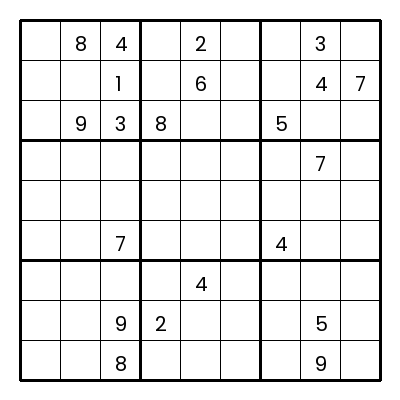
#> input picture images/printable_sudoku_20240617_070515.png, 400 x 400 px, found by its file name
$ python sudoku_scanner.py
#> lines starting #> are read from the running program, lines starting #| are printed output that depends on the picture; after the words box and inside, x2 and y2 are one past the last pixel; in counts of white or black regions, pixels touching at a corner belong together
# Testing out the recognition and redirection on a single sudoku image.

import cv2
import numpy as np
import webbrowser
import os
import time

# Correctly format the file path
reference_image_path = r'C:\sudoku-recognition\images\printable_sudoku_20240617_070515.png'

# Load the reference Sudoku image
reference_image = cv2.imread(reference_image_path, 0)
#> reference_image is the input picture: shape (400, 400); min 0, max 255, mean 232.8
if reference_image is None:
    print("Error: Reference image not found.")
    exit()

# Apply Gaussian blur and adaptive thresholding to the reference image to enhance edges
reference_image = cv2.GaussianBlur(reference_image, (5, 5), 0)
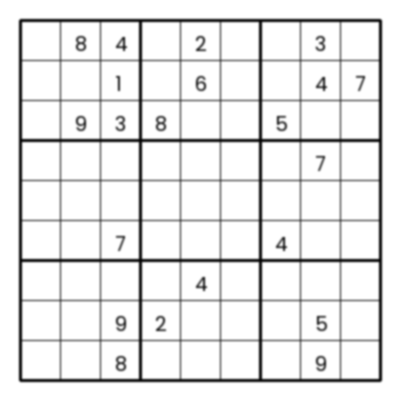
#> reference_image: shape (400, 400); min 4, max 255, mean 232.8
reference_image = cv2.adaptiveThreshold(reference_image, 255, cv2.ADAPTIVE_THRESH_GAUSSIAN_C, cv2.THRESH_BINARY, 11, 2)
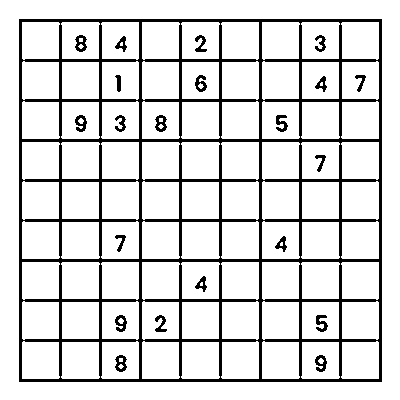
#> reference_image: shape (400, 400); 85.8% white; 22 black regions, largest, box (x1, y1, x2, y2) and area: (19, 19, 382, 382) 20592, (75, 35, 87, 52) 122, (155, 115, 167, 132) 122

# Initialize the webcam
cap = cv2.VideoCapture(0)
if not cap.isOpened():
    print("Error: Could not open webcam.")
    exit()

# Create SIFT detector
sift = cv2.SIFT_create()

# Compute keypoints and descriptors for the reference image
keypoints_ref, descriptors_ref = sift.detectAndCompute(reference_image, None)
#> keypoints_ref = 880 keypoints; strongest (x, y, size): (81, 127, 2.1), (121, 327, 2.1), (321, 367, 2.1), (201, 86, 3)

# Define FLANN based matcher
FLANN_INDEX_KDTREE = 1
index_params = dict(algorithm=FLANN_INDEX_KDTREE, trees=5)
search_params = dict(checks=50)
flann = cv2.FlannBasedMatcher(index_params, search_params)

detection_threshold = 30  # Minimum number of good matches to consider it a detection
consecutive_detections = 0  # Counter for consecutive frames with enough good matches
required_consecutive_detections = 2  # Number of consecutive frames required

frame_counter = 0
output_dir = "captured_frames"
os.makedirs(output_dir, exist_ok=True)

def compare_histograms(image1, image2):
    hist1 = cv2.calcHist([image1], [0], None, [256], [0, 256])
    hist2 = cv2.calcHist([image2], [0], None, [256], [0, 256])
    hist1 = cv2.normalize(hist1, hist1).flatten()
    hist2 = cv2.normalize(hist2, hist2).flatten()
    score = cv2.compareHist(hist1, hist2, cv2.HISTCMP_CORREL)
    return score

while True:
    # Capture frame-by-frame
    ret, frame = cap.read()
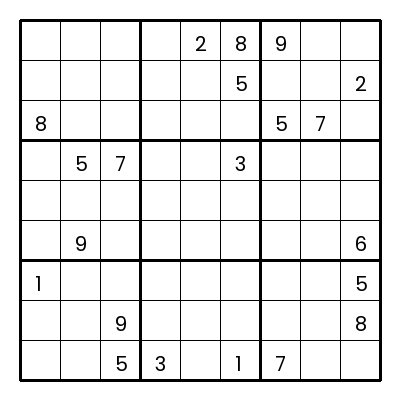
#> input picture images/printable_sudoku_20240617_070630.png, 400 x 400 px, given in place of the camera
#> frame is the input picture: shape (400, 400, 3); min 0, max 255, mean 232.8
    if not ret:
        print("Error: Could not read frame from webcam.")
        break

    # Check if the frame is valid
    if frame is None or frame.size == 0:
        print("Error: Captured frame is empty.")
        continue

    # Save the frame to disk for debugging
    frame_path = os.path.join(output_dir, f"frame_{frame_counter}.png")
    cv2.imwrite(frame_path, frame)
    frame_counter += 1

    # Resize the frame for better detection at a distance
    resized_frame = cv2.resize(frame, (0, 0), fx=0.5, fy=0.5)
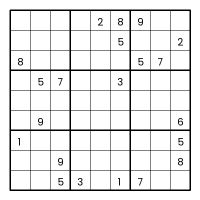
#> resized_frame: shape (200, 200, 3); min 0, max 255, mean 232.8

    # Convert frame to grayscale
    gray_frame = cv2.cvtColor(resized_frame, cv2.COLOR_BGR2GRAY)

    # Apply Gaussian blur and adaptive thresholding to the frame
    gray_frame = cv2.GaussianBlur(gray_frame, (5, 5), 0)
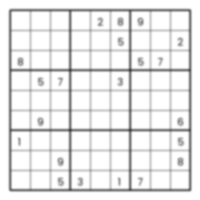
#> gray_frame: shape (200, 200); min 64, max 255, mean 232.8
    gray_frame = cv2.adaptiveThreshold(gray_frame, 255, cv2.ADAPTIVE_THRESH_GAUSSIAN_C, cv2.THRESH_BINARY, 11, 2)
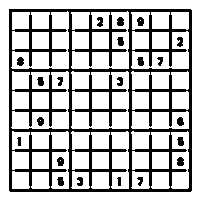
#> gray_frame: shape (200, 200); 73.6% white; 22 black regions, largest, box (x1, y1, x2, y2) and area: (9, 9, 192, 192) 9643, (117, 17, 124, 26) 53, (177, 157, 184, 166) 53

    # Compute keypoints and descriptors for the frame
    keypoints_frame, descriptors_frame = sift.detectAndCompute(gray_frame, None)
#> keypoints_frame = 786 keypoints; strongest (x, y, size): (180, 121, 4.6), (20, 61, 4.6), (60, 84, 2.5), (120, 21, 4.7)

    # Check if descriptors are found in the frame
    if descriptors_frame is not None and len(descriptors_frame) >= 2:
        # Match descriptors using FLANN matcher
        matches = flann.knnMatch(descriptors_ref, descriptors_frame, k=2)
#> matches = 880 matches

        # Store all good matches as per Lowe's ratio test
        good_matches = []
        for match in matches:
            if len(match) == 2:
                m, n = match
                if m.distance < 0.7 * n.distance:
                    good_matches.append(m)
#> after the loop, good_matches = 56 matches

        # Debug information
        print(f"Number of good matches: {len(good_matches)}")
#| Number of good matches: 56

        # If enough matches are found, increase the counter
        if len(good_matches) >= detection_threshold:
            # Check homography to verify geometric consistency
            src_pts = np.float32([keypoints_ref[m.queryIdx].pt for m in good_matches]).reshape(-1, 1, 2)
#> src_pts = 56 rows, first 8: [20.76, 20.76], [20.76, 20.76], [20.76, 379.7], [20.76, 379.7], [41.05, 120.2], [41.05, 120.2], [41.23, 240.4], [41.24, 280.6]
            dst_pts = np.float32([keypoints_frame[m.trainIdx].pt for m in good_matches]).reshape(-1, 1, 2)
#> dst_pts = 56 rows, first 8: [10.76, 10.76], [10.76, 10.76], [10.76, 10.76], [10.76, 10.76], [20.86, 120.4], [20.86, 120.4], [180.2, 80.48], [180.2, 80.48]

            M, mask = cv2.findHomography(src_pts, dst_pts, cv2.RANSAC, 5.0)
#> M = [[-0.0275, -0.03, 10.76], [-0.0275, -0.03, 10.76], [-0.00256, -0.00279, 1]]; mask = 56 values, max 1 at index 0, min 0 at index 4, mean 0.143
            matchesMask = mask.ravel().tolist()
#> matchesMask has the same summary as mask

            if sum(matchesMask) > detection_threshold * 0.7:  # Check if enough inliers are found
                # Compare histograms for an additional check
                score = compare_histograms(reference_image, gray_frame)
                print(f"Histogram similarity score: {score}")
                if score > 0.9:  # Set a suitable threshold for histogram similarity
                    consecutive_detections += 1
                    print(f"Consecutive detections: {consecutive_detections}")
                else:
                    consecutive_detections = 0
                    print("Resetting consecutive detections due to insufficient histogram similarity.")
            else:
                consecutive_detections = 0
                print("Resetting consecutive detections due to insufficient geometric consistency.")
        else:
            consecutive_detections = 0
            print("Resetting consecutive detections due to insufficient good matches.")

        # If we have enough consecutive detections, open the URL
        if consecutive_detections >= required_consecutive_detections:
            print("Match found! Opening the URL...")
            webbrowser.open("https://youtu.be/dQw4w9WgXcQ?si=kCgnunaa8udtWB32")
            break
    else:
        print("Not enough descriptors found in frame.")
        consecutive_detections = 0

    # Wait briefly before capturing the next frame
    time.sleep(0.2)

# Release the capture
cap.release()
cv2.destroyAllWindows()
